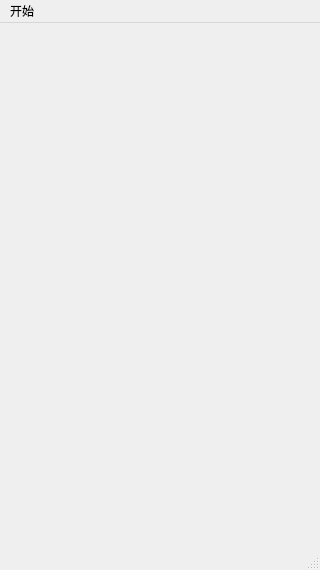
<?xml version="1.0" encoding="UTF-8"?>
<ui version="4.0">
 <class>ChooseLevelScene</class>
 <widget class="QMainWindow" name="ChooseLevelScene">
  <property name="geometry">
   <rect>
    <x>0</x>
    <y>0</y>
    <width>320</width>
    <height>570</height>
   </rect>
  </property>
  <property name="minimumSize">
   <size>
    <width>320</width>
    <height>570</height>
   </size>
  </property>
  <property name="maximumSize">
   <size>
    <width>320</width>
    <height>570</height>
   </size>
  </property>
  <property name="windowTitle">
   <string>关卡选择</string>
  </property>
  <property name="windowIcon">
   <iconset resource="res.qrc">
    <normaloff>:/res/Coin0001.png</normaloff>:/res/Coin0001.png</iconset>
  </property>
  <widget class="QWidget" name="centralwidget"/>
  <widget class="QMenuBar" name="menubar">
   <property name="geometry">
    <rect>
     <x>0</x>
     <y>0</y>
     <width>320</width>
     <height>26</height>
    </rect>
   </property>
   <widget class="QMenu" name="menuStart">
    <property name="title">
     <string>开始</string>
    </property>
    <addaction name="actionAbout"/>
    <addaction name="separator"/>
    <addaction name="actionExit"/>
   </widget>
   <addaction name="menuStart"/>
  </widget>
  <widget class="QStatusBar" name="statusbar"/>
  <action name="actionAbout">
   <property name="text">
    <string>关于</string>
   </property>
  </action>
  <action name="actionExit">
   <property name="text">
    <string>退出</string>
   </property>
  </action>
 </widget>
 <resources>
  <include location="res.qrc"/>
 </resources>
 <connections/>
</ui>
